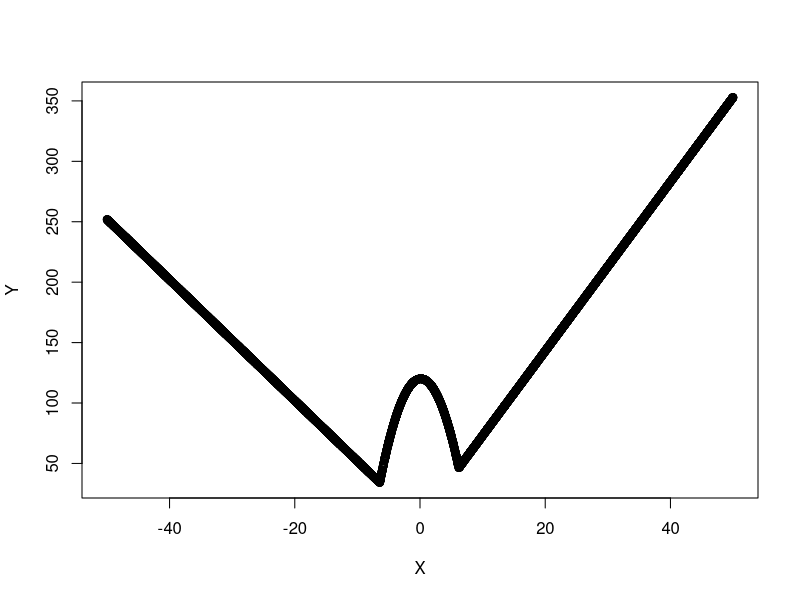

Here is the R script that generated this plot:
## ---- chunk 1
# input parameters 
a <- -50
b <- 50
n <- 10000
## ---- chunk 2
function.1 <- function(InputPoint) {
  return(-5*InputPoint+2)
}
function.2 <- function(InputPoint) {
  return(7*InputPoint+3)
}
function.3 <- function(InputPoint) {
  return(-2*InputPoint^2+0.5*InputPoint+120)
}
## ---- chunk 3
target.fxn <- function(input.point){
  out<-max(function.1(input.point), function.2(input.point), function.3(input.point))
  return(out)
}
## ---- chunk 4

# n draws
X <- runif(n, a, b)

# we must sort the Xs if we want to use a line chart--otherwise the lines will be drawn across the figure
X<-sort(X)

# could also use: 
#X <- seq(a, b, 1)
Y <- sapply(X, target.fxn)
plot(X, Y)

